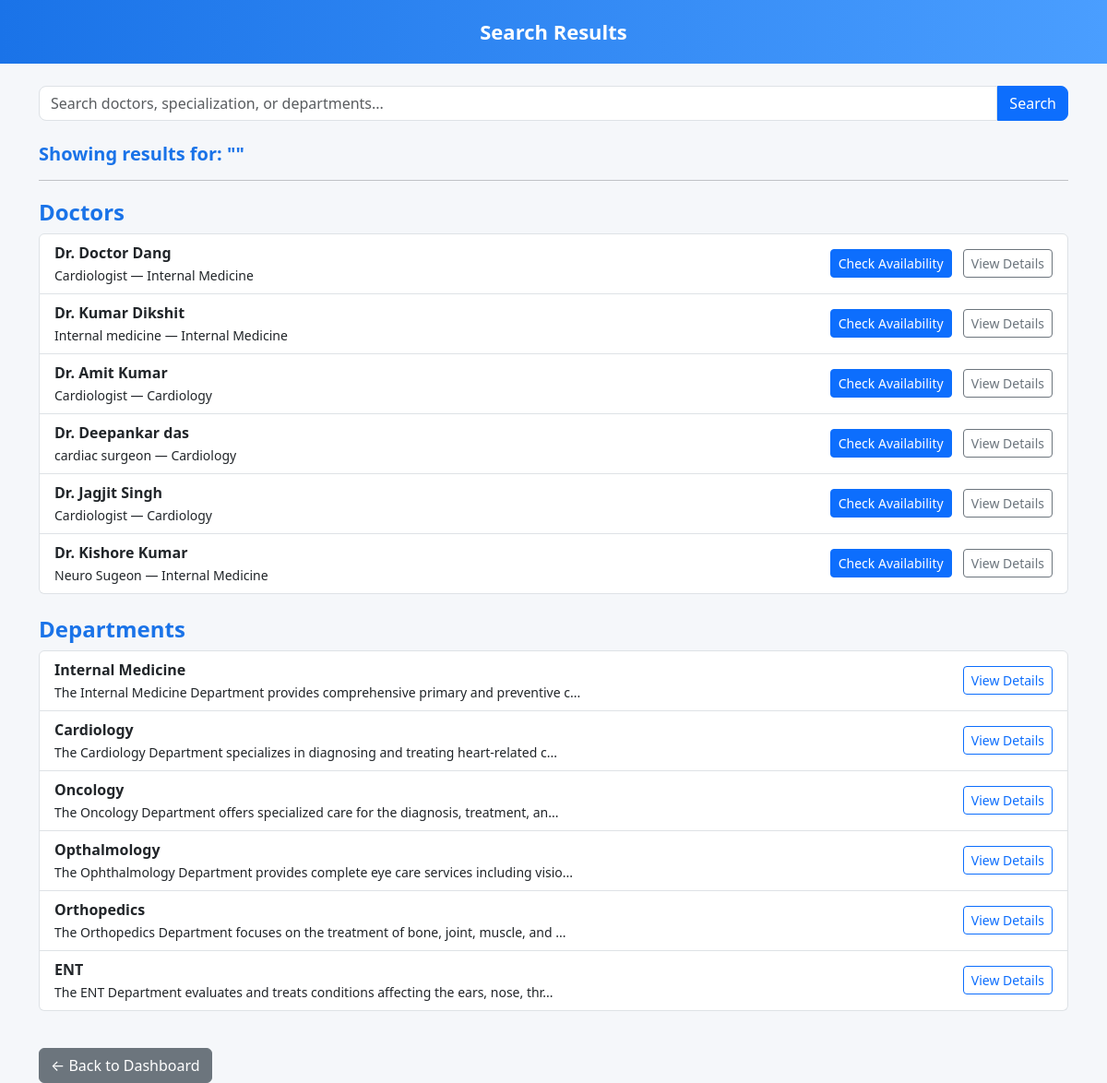
Page /patientsearch (signed in) on the committed database.
### application/models.py (models this page shows)
class Doctor(UserMixin, db.Model):
    id = db.Column(db.Integer(), primary_key = True)
    username = db.Column(db.String(), nullable = False, unique = True)
    password = db.Column(db.String(), nullable = False)
    name = db.Column(db.String(), nullable = False)
    qualification = db.Column(db.String(), nullable = False)
    experience = db.Column(db.Integer(), nullable = False)
    fee = db.Column(db.Integer(), nullable = False)
    flagged = db.Column(db.Integer(), nullable = False,default = 0)
    specialization = db.Column(db.String(), nullable = False)
    designation = db.Column(db.String(), nullable = False)
    registration_num = db.Column(db.String(), nullable = False)
    doctor_id = db.Column(db.Integer(), db.ForeignKey("user.id"), nullable = False)
    appointment = db.relationship('Appointment', backref = 'doctor')
    department_id = db.Column(db.Integer(), db.ForeignKey("department.id"), nullable = False)

class Department(UserMixin, db.Model):
    id = db.Column(db.Integer(), primary_key = True)
    name = db.Column(db.String(), nullable = False, unique = True)
    description = db.Column(db.String(), nullable = False)
    doctor = db.relationship('Doctor', backref = 'department')

### application/routes.py (the view)
@app.route('/patientsearch')
@login_required
def patient_search():
    if current_user.user_role != 2:
        abort(403)
    query = request.args.get('q', '').strip()
    doctors = Doctor.query.filter(
        (Doctor.name.ilike(f"%{query}%")) |
        (Doctor.specialization.ilike(f"%{query}%"))
    ).all()
    departments = Department.query.filter(
        Department.name.ilike(f"%{query}%")
    ).all()
    return render_template(
        'patient_search.html',
        query=query,
        doctors=doctors,
        departments=departments
    )

### templates/patient_search.html (shortened to what this page needs)
<!DOCTYPE html>
<html lang="en">
<head>
    <link href="https://cdn.jsdelivr.net/npm/bootstrap@5.3.3/dist/css/bootstrap.min.css" rel="stylesheet">
</head>
<body>
<div class="header-bar">Search Results</div>
<div class="container mt-4">
    <form method="get" action="{{ url_for('patient_search') }}" class="search-box d-flex mb-4">
        <input type="text" name="q" value="{{ query }}" class="form-control"
               placeholder="Search doctors, specialization, or departments...">
        <button class="btn btn-primary">Search</button>
    </form>
    <h5 class="section-title">Showing results for: "{{ query }}"</h5>
    <hr>
    <h4 class="section-title">Doctors</h4>
    {% if doctors %}
    <ul class="list-group mb-4">
        {% for d in doctors %}
        <li class="list-group-item d-flex justify-content-between align-items-center">
            <div>
                <strong>Dr. {{ d.name }}</strong><br>
                <small>{{ d.specialization }} — {{ d.department.name }}</small>
            </div>
            <div>
                <a href="{{ url_for('department_details', dep_id=d.department.id) }}"
                   class="btn btn-primary btn-sm me-2">
                    Check Availability
                </a>
                <a href="{{ url_for('doctor_details', doctor_id=d.id) }}"
                   class="btn btn-outline-secondary btn-sm">
                    View Details
                </a>
            </div>
        </li>
        {% endfor %}
    </ul>
    {% else %}
    <p class="text-muted">No matching doctors.</p>
    {% endif %}
    <h4 class="section-title">Departments</h4>
    {% if departments %}
    <ul class="list-group mb-4">
        {% for dep in departments %}
        <li class="list-group-item d-flex justify-content-between align-items-center">
            <div>
                <strong>{{ dep.name }}</strong><br>
                <small>{{ dep.description[:80] }}...</small>
            </div>
            <a class="btn btn-outline-primary btn-sm"
               href="{{ url_for('department_details', dep_id=dep.id) }}">
                View Details
            </a>
        </li>
        {% endfor %}
    </ul>
    {% else %}
    <p class="text-muted">No matching departments.</p>
    {% endif %}
    <a href="{{ url_for('patient_dashboard') }}" class="btn btn-secondary mt-3">
        ← Back to Dashboard
    </a>
</div>
</body>
</html>

### templates/patient_search.html (style rules this page uses)
body { background-color: #f5f7fa; }
.header-bar { background: linear-gradient(90deg, #1a73e8, #4a9eff); padding: 18px; color: white; font-size: 22px; font-weight: 600; text-align: center; }
.search-box input { border-radius: 8px 0 0 8px; }
.search-box button { border-radius: 0 8px 8px 0; }
.section-title { font-weight: 600; color: #1a73e8; margin-top: 20px; }

### rows in the picture
Doctor: name "Doctor Dang", specialization "Cardiologist", department.name "Internal Medicine"
Doctor: name "Kumar Dikshit", specialization "Internal medicine", department.name "Internal Medicine"
Doctor: name "Amit Kumar", specialization "Cardiologist", department.name "Cardiology"
Doctor: name "Deepankar das", specialization "cardiac surgeon", department.name "Cardiology"
Doctor: name "Jagjit Singh", specialization "Cardiologist", department.name "Cardiology"
Doctor: name "Kishore Kumar", specialization "Neuro Sugeon", department.name "Internal Medicine"
Department: name "Internal Medicine", description "The Internal Medicine Department provides comprehensive primary and preventive c"
Department: name "Cardiology", description "The Cardiology Department specializes in diagnosing and treating heart-related c"
Department: name "Oncology", description "The Oncology Department offers specialized care for the diagnosis, treatment, an"
Department: name "Opthalmology", description "The Ophthalmology Department provides complete eye care services including visio"
Department: name "Orthopedics", description "The Orthopedics Department focuses on the treatment of bone, joint, muscle, and"
Department: name "ENT", description "The ENT Department evaluates and treats conditions affecting the ears, nose, thr"
